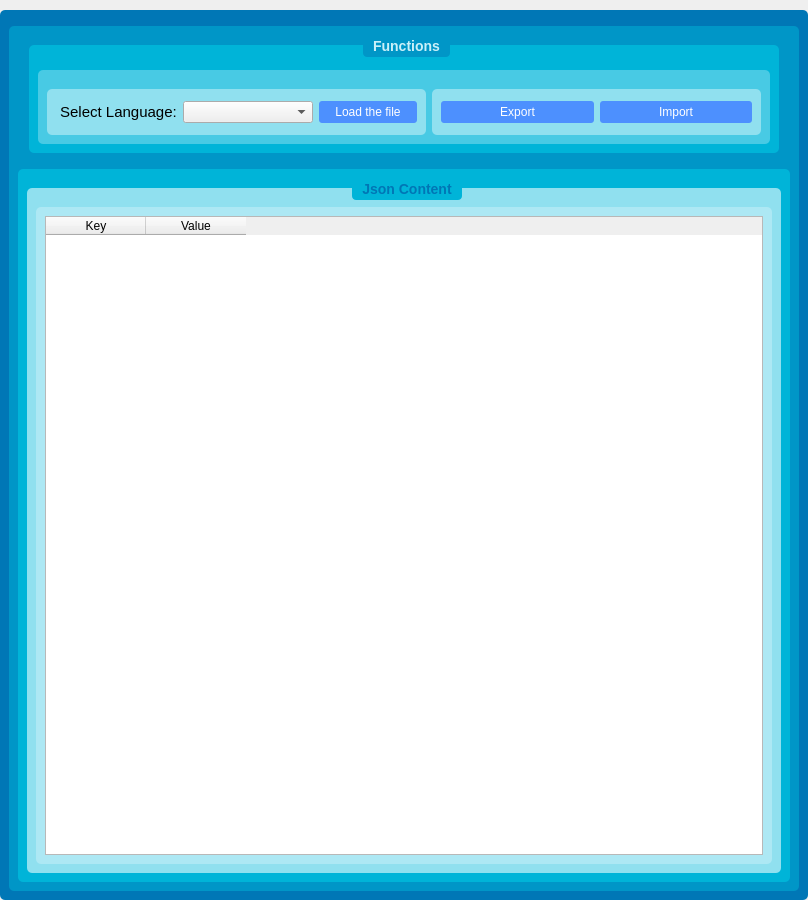
          <widget class="QWidget" name="scrollAreaWidgetContents_3">
           <property name="geometry">
            <rect>
             <x>0</x>
             <y>0</y>
             <width>808</width>
             <height>900</height>
            </rect>
           </property>
           <layout class="QGridLayout" name="gridLayout_3">
            <property name="leftMargin">
             <number>0</number>
            </property>
            <property name="topMargin">
             <number>0</number>
            </property>
            <property name="rightMargin">
             <number>0</number>
            </property>
            <property name="bottomMargin">
             <number>0</number>
            </property>
            <property name="spacing">
             <number>0</number>
            </property>
            <item row="0" column="0">
             <widget class="QGroupBox" name="groupBox_7">
              <property name="minimumSize">
               <size>
                <width>0</width>
                <height>900</height>
               </size>
              </property>
              <property name="styleSheet">
               <string notr="true">
QGroupBox {
    border: none;
    border-radius: 5px;
    margin-top: 10px; /* leave space at the top for the title */
    font-weight: bold;
	font-size: 14px;
	background-color: rgb(0, 119, 182);
}

QGroupBox::title {
    subcontrol-origin: margin;
    subcontrol-position: top; /* position at the top center */
    padding: 3 8px;
    color: #2c3e50;
	border-radius:4px;
	background-color:  rgb(248, 248, 248);
	font: 25 14px &quot;DM Mono Light&quot;;
	
}

QPushButton{
	background-color: rgb(2, 60, 134);
	background-color: rgb(173, 232, 244);
	color: black;
    border: none;
    padding: 4px ;
    border-radius: 3px;
	font: 57 16px &quot;DM Mono Medium&quot;;
}

QPushButton:hover {
	background-color: rgb(0, 150, 199);
	font: 57 17px &quot;DM Mono Medium&quot;;
}

QPushButton:pressed {
	background-color: rgb(0, 119, 182);
	font: 57 15px &quot;DM Mono Medium&quot;;
}
QLabel{
font-size:15px;
}
</string>
              </property>
              <property name="title">
               <string/>
              </property>
              <layout class="QGridLayout" name="gridLayout_30">
               <property name="topMargin">
                <number>6</number>
               </property>
               <item row="0" column="0">
                <widget class="QGroupBox" name="groupBox_54">
                 <property name="minimumSize">
                  <size>
                   <width>0</width>
                   <height>600</height>
                  </size>
                 </property>
                 <property name="styleSheet">
                  <string notr="true">
QGroupBox {
	background-color: rgb(0, 150, 199);
	font: 25 15px &quot;DM Mono Light&quot;;
}

QGroupBox::title {
	background-color:  rgb(248, 248, 248);
	font: 25 14px &quot;DM Mono Light&quot;;
}
</string>
                 </property>
                 <property name="title">
                  <string/>
                 </property>
                 <layout class="QGridLayout" name="gridLayout_31">
                  <item row="0" column="1">
                   <widget class="QGroupBox" name="groupBox_61">
                    <property name="minimumSize">
                     <size>
                      <width>750</width>
                      <height>118</height>
                     </size>
                    </property>
                    <property name="maximumSize">
                     <size>
                      <width>16777215</width>
                      <height>150</height>
                     </size>
                    </property>
                    <property name="styleSheet">
                     <string notr="true">
QGroupBox {
	background-color: rgb(0, 180, 216);
}

QGroupBox::title {
color: rgb(202, 240, 248);
background-color: rgb(0, 150, 199);
font: 25 14px &quot;DM Mono Light&quot;;
}</string>
                    </property>
                    <property name="title">
                     <string>Functions</string>
                    </property>
                    <layout class="QGridLayout" name="gridLayout_34">
                     <property name="topMargin">
                      <number>15</number>
                     </property>
                     <item row="0" column="0">
                      <widget class="QGroupBox" name="groupBox_62">
                       <property name="styleSheet">
                        <string notr="true">QGroupBox {
background-color: rgb(72, 202, 228);
}

QGroupBox::title {

	background-color:  rgb(248, 248, 248);
	
}
</string>
                       </property>
                       <property name="title">
                        <string/>
                       </property>
                       <layout class="QHBoxLayout" name="horizontalLayout_34">
                        <property name="topMargin">
                         <number>9</number>
                        </property>
                        <item>
                         <widget class="QGroupBox" name="groupBox_56">
                          <property name="styleSheet">
                           <string notr="true">
QGroupBox {
	background-color: rgb(144, 224, 239);
}

QGroupBox::title {
	background-color:  rgb(248, 248, 248);
}
</string>
                          </property>
                          <property name="title">
                           <string/>
                          </property>
                          <layout class="QGridLayout" name="gridLayout_33">
                           <item row="0" column="3">
                            <widget class="QPushButton" name="LoadSpeechMapPushButton">
                             <property name="styleSheet">
                              <string notr="true">QPushButton {
    background-color: #4d90fe;
    color: #ffffff;
    border: none;
    padding: 4px 16px;
    border-radius: 3px;
}

QPushButton:hover {
    background-color: #3881e2;
}

QPushButton:pressed {
    background-color: #1352a2;
}
</string>
                             </property>
                             <property name="text">
                              <string>Load the file</string>
                             </property>
                            </widget>
                           </item>
                           <item row="0" column="1">
                            <widget class="QLabel" name="label_30">
                             <property name="text">
                              <string> Select Language:</string>
                             </property>
                            </widget>
                           </item>
                           <item row="0" column="2">
                            <widget class="QComboBox" name="SpeechMapComboBox">
                             <property name="minimumSize">
                              <size>
                               <width>130</width>
                               <height>0</height>
                              </size>
                             </property>
                            </widget>
                           </item>
                          </layout>
                         </widget>
                        </item>
                        <item>
                         <widget class="QGroupBox" name="groupBox_57">
                          <property name="styleSheet">
                           <string notr="true">
QGroupBox {
	background-color: rgb(144, 224, 239);
}

QGroupBox::title {
	background-color:  rgb(248, 248, 248);
}

QPushButton {
    background-color: #4d90fe;
    color: #ffffff;
    border: none;
    padding: 4px 16px;
    border-radius: 3px;
}

QPushButton:hover {
    background-color: #3881e2;
}

QPushButton:pressed {
    background-color: #1352a2;
}
</string>
                          </property>
                          <property name="title">
                           <string/>
                          </property>
                          <layout class="QGridLayout" name="gridLayout_68">
                           <item row="0" column="0">
                            <widget class="QPushButton" name="ExportSpeechMapPushButton">
                             <property name="text">
                              <string>Export</string>
                             </property>
                            </widget>
                           </item>
                           <item row="0" column="1">
                            <widget class="QPushButton" name="ImportSpeechMapPushButton">
                             <property name="text">
                              <string>Import</string>
                             </property>
                            </widget>
                           </item>
                          </layout>
                         </widget>
                        </item>
                       </layout>
                      </widget>
                     </item>
                    </layout>
                   </widget>
                  </item>
                  <item row="0" column="2">
                   <spacer name="horizontalSpacer_3">
                    <property name="orientation">
                     <enum>Qt::Horizontal</enum>
                    </property>
                    <property name="sizeHint" stdset="0">
                     <size>
                      <width>40</width>
                      <height>20</height>
                     </size>
                    </property>
                   </spacer>
                  </item>
                  <item row="0" column="0">
                   <spacer name="horizontalSpacer_4">
                    <property name="orientation">
                     <enum>Qt::Horizontal</enum>
                    </property>
                    <property name="sizeHint" stdset="0">
                     <size>
                      <width>40</width>
                      <height>20</height>
                     </size>
                    </property>
                   </spacer>
                  </item>
                  <item row="1" column="0" colspan="3">
                   <widget class="QGroupBox" name="groupBox_64">
                    <property name="minimumSize">
                     <size>
                      <width>0</width>
                      <height>100</height>
                     </size>
                    </property>
                    <property name="styleSheet">
                     <string notr="true">QGroupBox {
	background-color: rgb(0, 180, 216);
}

QGroupBox::title {
color: rgb(202, 240, 248);
background-color: rgb(0, 150, 199);
}
</string>
                    </property>
                    <property name="title">
                     <string/>
                    </property>
                    <layout class="QGridLayout" name="gridLayout_36">
                     <item row="0" column="0">
                      <widget class="QGroupBox" name="groupBox_55">
                       <property name="minimumSize">
                        <size>
                         <width>0</width>
                         <height>550</height>
                        </size>
                       </property>
                       <property name="styleSheet">
                        <string notr="true">
QGroupBox {
background-color: rgb(144, 224, 239);
}

QGroupBox::title {
	color: rgb(0, 118, 181);
	background-color: rgb(0, 180, 216);
}
</string>
                       </property>
                       <property name="title">
                        <string>Json Content</string>
                       </property>
                       <layout class="QGridLayout" name="gridLayout_32">
                        <item row="1" column="0">
                         <widget class="QGroupBox" name="groupBox_63">
                          <property name="minimumSize">
                           <size>
                            <width>0</width>
                            <height>150</height>
                           </size>
                          </property>
                          <property name="styleSheet">
                           <string notr="true">
QGroupBox {
	background-color: rgb(173, 232, 244);
}

QGroupBox::title {
	color: rgb(0, 118, 181);
	background-color: rgb(72, 202, 228);
}
</string>
                          </property>
                          <property name="title">
                           <string/>
                          </property>
                          <layout class="QGridLayout" name="gridLayout_35">
                           <item row="0" column="0">
                            <widget class="QTableWidget" name="eng_mapping">
                             <column>
                              <property name="text">
                               <string>Key</string>
                              </property>
                             </column>
                             <column>
                              <property name="text">
                               <string>Value</string>
                              </property>
                             </column>
                            </widget>
                           </item>
                          </layout>
                         </widget>
                        </item>
                       </layout>
                      </widget>
                     </item>
                    </layout>
                   </widget>
                  </item>
                 </layout>
                </widget>
               </item>
              </layout>
             </widget>
            </item>
           </layout>
          </widget>
